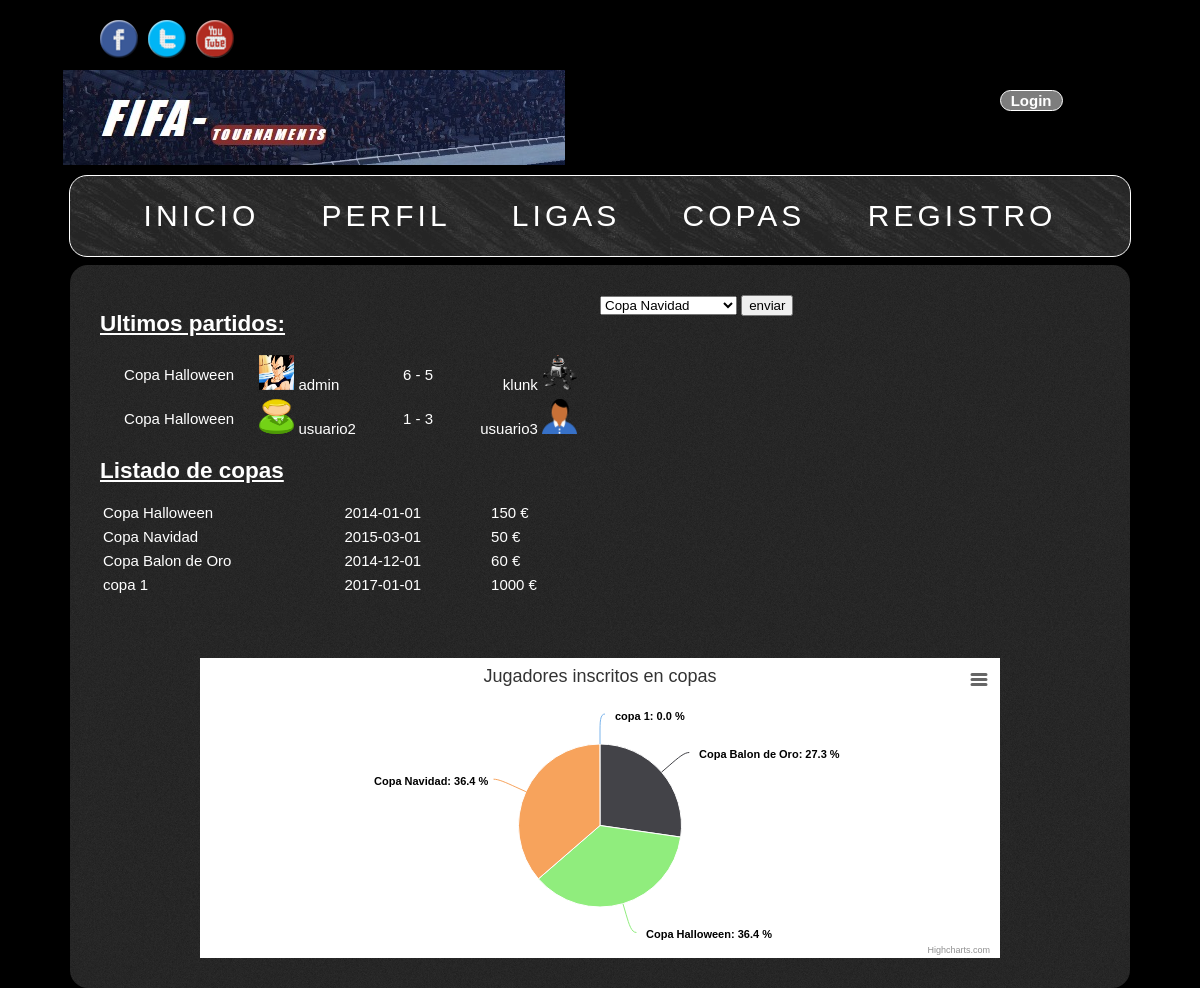
The app's page /paginas/copas.php with its own data.
### tables this page shows
CREATE TABLE `partido` (
  `idpartido` int(4) NOT NULL,
  `fecpartido` datetime NOT NULL,
  `idlocal` int(4) NOT NULL,
  `idvisitante` int(4) NOT NULL,
  `golesloc` int(11) DEFAULT NULL,
  `golesvis` int(11) DEFAULT NULL,
  `ganadorpartido` int(4) DEFAULT NULL,
  `idcopa` int(4) DEFAULT NULL,
  `idliga` int(4) DEFAULT NULL
);

CREATE TABLE `copa` (
  `idcopa` int(4) NOT NULL,
  `nombrecopa` varchar(25) NOT NULL,
  `fechaini` date NOT NULL,
  `fechafin` date NOT NULL,
  `premiocopa` int(6) DEFAULT NULL,
  `ganadorcopa` varchar(8) DEFAULT NULL
);

CREATE TABLE `jugador` (
  `idjugador` int(4) NOT NULL,
  `alias` varchar(20) NOT NULL,
  `nombre` varchar(25) DEFAULT NULL,
  `apellidos` varchar(25) DEFAULT NULL,
  `fecnac` date NOT NULL,
  `email` varchar(50) NOT NULL,
  `pais` varchar(15) DEFAULT NULL,
  `clave` varchar(40) NOT NULL,
  `equipofav` varchar(25) DEFAULT NULL,
  `administrador` tinyint(1) DEFAULT '0',
  `archivo` varchar(50) NOT NULL DEFAULT 'pordefecto.jpg',
  `temapref` varchar(10) NOT NULL DEFAULT 'original'
);

### paginas/copas.php (the view, shortened to what this page needs)
<?php
include "cabecera2.php";
?>
<!DOCTYPE html PUBLIC "-//W3C//DTD XHTML 1.0 Strict//EN"
    "http://www.w3.org/TR/xhtml1/DTD/xhtml1-strict.dtd">
<html xmlns="http://www.w3.org/1999/xhtml" xml:lang="es" lang="es">
  <head>
 <?php if(isset($_SESSION['alias'])){
	echo "<link href='../estilos/".$_SESSION['temapref']."/cabecera.css' rel='stylesheet' type='text/css' />";
    echo "<link href='../estilos/".$_SESSION['temapref']."/copas.css' rel='stylesheet' type='text/css' />";
    } else { ?>
	<link href="../estilos/1/cabecera.css" rel="stylesheet" type="text/css" />
    <link href="../estilos/1/copas.css" rel="stylesheet" type="text/css" />
 <?php } ?>
<?php
    $link = mysqli_connect(SERVER, USER, PASS)or die('No se pudo conectar: ' . mysqli_error($link));
    mysqli_select_db($link, BD) or die('No se pudo seleccionar la base de datos');
?>
</head>
<body>
   <div class=cuerpo>
       <?php
               if (isset($_POST['crear2'])) {
            $link = mysqli_connect(SERVER, USER, PASS)or die('No se pudo conectar: ' . mysqli_error($link));
            mysqli_select_db($link, BD) or die('No se pudo seleccionar la base de datos');
$checkuno = mysqli_query($link, "SELECT nombrecopa FROM copa WHERE nombrecopa='".$_POST['nombrecopa']."'") ;
$uno_exist = mysqli_num_rows($checkuno);
if ($uno_exist>0) {
                echo "<p style='text-align:center; color:white;'>El nombre de la copa ya está en uso</p>";
                echo "<div class=wrapper>";
                echo "<form method='post' action='copas.php'>";
                echo "<label for='nombrecopa'>Nombre de la copa: </label><input class='text' name='nombrecopa' value='' required>";
                echo "<label for='fechaini'>Fecha de inicio:</label><input class='text' type='date' name='fechaini'  value='' required>";
                echo "<label for='fechafin'>Fecha de fin:</label><input class='text' type='date' name='fechafin'  value='' required>";
                echo "<label for='premiocopa'>Premio de la copa: </label><input class='text' name='premiocopa' value='' required>";
                echo "<input type='hidden' name='idcopa' value=''>";
                echo "<br><br><input class='submit' type='submit' name='crear2' value='Enviar'>";
                echo "</form>";
                echo "</div>";
}else{
            $insert = "INSERT INTO copa VALUE(null".","."'".$_POST['nombrecopa']."'".","."'".$_POST['fechaini']."'".","."'".$_POST['fechafin']."'".","."'".$_POST['premiocopa']."',"."'')";
 $result = mysqli_query($link, $insert) or die('Consulta fallida: ' . mysqli_error($link));
            if ($result) {
            echo "<script> location.replace('copas.php');</script>";
            } else {
            echo "Faltan campos por rellenar";
            }
            mysqli_close($link);
}
} else {
       ?>
       <div>
     <form action="copas.php" class=formulario method="post">
                   <?php
                    $link = mysqli_connect(SERVER, USER, PASS) or die('No se pudo conectar: ' . mysqli_error($link));
                    mysqli_select_db($link, BD) or die('No se pudo seleccionar la base de datos');
                    $query = 'select nombrecopa from copa order by idcopa';
                    $result = mysqli_query($link, $query) or die('Consulta fallida: ' . mysqli_error($link));
                    echo "<select name='nombrecopa'>";
                    while ($line = mysqli_fetch_array($result, MYSQL_ASSOC)) {
                    echo "Elige la copa: <option value='".$line['nombrecopa']."'";
                    if( isset($_POST["nombrecopa"]) )  {
                           if ($line['nombrecopa']==$_POST["nombrecopa"]) {
                           echo " selected";
                           }
                       } else {
                           if ($line['nombrecopa']=='Copa Navidad') {
                           echo " selected";
                           }
                       }
                    echo ">".$line['nombrecopa']."";
                    echo "</option>";
                    }
                    echo "</select>";
                   ?>
                    <input type="submit" value="enviar" />
		</form>
      <?php
    echo "</div>";
    echo "<div class=partidos>";
$link = mysqli_connect(SERVER, USER, PASS)
    or die('No se pudo conectar: ' . mysqli_error($link));
    mysqli_select_db($link, BD) or die('No se pudo seleccionar la base de datos');
    echo "<table class=fuentes>\n";
$query55= 'select idpartido from partido';
$result55 =  mysqli_query($link, $query55);
    echo "<h2>Ultimos partidos:</h2>";
    while ($line55 = mysqli_fetch_array($result55, MYSQL_ASSOC)) {
 foreach ($line55 as $c) {
 $query = 'select copa.nombrecopa, jugador.alias, partido.golesloc, partido.golesvis,
(select alias from jugador, partido, juega, usa, copa where jugador.idjugador=partido.idvisitante and partido.idcopa=juega.idcopa and partido.idvisitante=juega.idjugador and  usa.idpartido=partido.idpartido and usa.idjugador=partido.idvisitante and copa.idcopa=juega.idcopa and partido.idpartido='.$c.') alias2 from jugador, partido, juega, usa, copa where jugador.idjugador=partido.idlocal and partido.idcopa=juega.idcopa and partido.idlocal=juega.idjugador and  usa.idpartido=partido.idpartido and usa.idjugador=partido.idlocal and copa.idcopa=juega.idcopa and partido.idpartido='.$c;
    $result = mysqli_query($link, $query) or die('Consulta fallida: ' . mysqli_error($link));
    while ($line = mysqli_fetch_array($result, MYSQL_ASSOC)) {
    echo "\t<tr>\n";
    foreach ($line as $c => $m) {
        if ($c=="alias") {
    $query12 = 'select jugador.archivo, jugador.alias from jugador where jugador.alias="'.$m.'"';
    $result12 = mysqli_query($link, $query12) or die('Consulta fallida: ' . mysqli_error($link));
    while ($line12 = mysqli_fetch_array($result12, MYSQL_ASSOC)) {
    foreach ($line12 as  $co => $mo) {
        if ($co=="archivo") {
        echo "\t\t<td style='text-align:left;'><img src='../imagenes/upload/$mo' height='35' width='35'/>\n";
        } else {
        echo $mo."</td>";
        }
    }
    }
    }  elseif ($c=="alias2") {
    $query13 = 'select alias, archivo from jugador where jugador.alias="'.$m.'"';
    $result13 = mysqli_query($link, $query13) or die('Consulta fallida: ' . mysqli_error($link));
    while ($line13 = mysqli_fetch_array($result13, MYSQL_ASSOC)) {
    foreach ($line13 as  $col => $mol) {
        if ($col=="alias") {
        echo "\t\t<td style='text-align:right;'>".$mol."</a>\n";
        } else {
        echo "<img src='../imagenes/upload/$mol' height='35' width='35'/></td>";
        }
    }
    }
    } elseif ($c=="golesloc") {
        echo "\t\t<td>$m ";
    } elseif ($c=="golesvis") {
        echo "- $m</td>\n";
    } else {
        echo "\t\t<td>$m</td>\n";
    }
    }
    echo "\t</tr>\n";
    }
 }
 }
    echo "</table>\n";
    echo "</div>";
    echo "<div>";
    echo "<h2>Listado de copas</h2>";
    $query = 'select nombrecopa, fechaini, premiocopa from copa';
    $result = mysqli_query($link, $query) or die('Consulta fallida: ' . mysqli_error($link));
    echo "<table class=fuentes>\n";
    while ($line = mysqli_fetch_array($result, MYSQL_ASSOC)) {
    echo "\t<tr>\n";
    foreach ($line as $m => $col_value) {
        if ($m=='premiocopa') {
        echo "<td>".$col_value." €</td>";
    } elseif ($m=='nombrecopa') {
    $query2 = 'select idcopa from copa where nombrecopa="'.$col_value.'"';
    $result2 = mysqli_query($link, $query2) or die('Consulta fallida: ' . mysqli_error($link));
    while ($line2 = mysqli_fetch_array($result2, MYSQL_ASSOC)) {
    foreach ($line2 as $m2 => $col_value2) {
        echo "<td>".$col_value."</td>";
    }
    }
    } else {
        echo "<td> $col_value </td>";
        }
    }
    echo "\t</tr>\n";
    }
    echo "</table>\n";
    echo "</div>";
    ?>
<br><br><br>
<div id="container" style="min-width: 310px; max-width: 800px; height: 300px; margin: 0 auto"></div>
    </div>
       <?php
}
        ?></div>
</body>
</html>

### estilos/1/cabecera.css (style rules this page uses)
body { background: black url(../../imagenes/fondo.jpg) no-repeat center 0 fixed; font:15px/20px Arial, Helvetica, sans-serif; }
.cuerpo { background-image: url(../../imagenes/bg.png); border-radius:18px; padding: 2em; position: absolute; top: 265px; left: 10px; right: 10px; width: 1000px; margin: 0px auto; }

### estilos/1/copas.css (style rules this page uses)
.partidos { width: 480px; text-align: center; }
.partidos h2 { text-align: left; }
.fuentes { color: white; width: 480px; }
h2 { color: white; text-decoration: underline; }
.formulario { color: white; margin-left: 500px; position: absolute; }

### records on screen
partido: idcopa.nombrecopa "Copa Halloween", golesloc "6", golesvis "5"
jugador: archivo (picture), alias "admin"
jugador: alias "klunk", archivo (picture)
partido: idcopa.nombrecopa "Copa Halloween", golesloc "1", golesvis "3"
jugador: archivo (picture), alias "usuario2"
jugador: alias "usuario3", archivo (picture)
copa: nombrecopa "Copa Halloween", fechaini "2014-01-01", premiocopa "150"
copa: nombrecopa "Copa Navidad", fechaini "2015-03-01", premiocopa "50"
copa: nombrecopa "Copa Balon de Oro", fechaini "2014-12-01", premiocopa "60"
copa: nombrecopa "copa 1", fechaini "2017-01-01", premiocopa "1000"

### other values on screen
form field nombrecopa "Copa Navidad"
